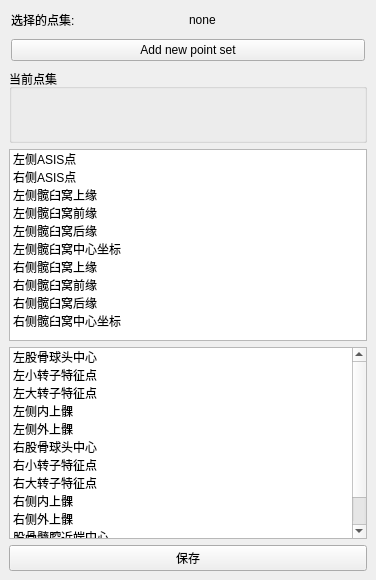
<?xml version="1.0" encoding="UTF-8"?>
<ui version="4.0">
 <class>QmitkPointSetInteractionControls</class>
 <widget class="QWidget" name="QmitkPointSetInteractionControls">
  <property name="geometry">
   <rect>
    <x>0</x>
    <y>0</y>
    <width>376</width>
    <height>580</height>
   </rect>
  </property>
  <property name="minimumSize">
   <size>
    <width>0</width>
    <height>0</height>
   </size>
  </property>
  <property name="windowTitle">
   <string>QmitkPointSetInteractionView</string>
  </property>
  <layout class="QVBoxLayout">
   <property name="spacing">
    <number>6</number>
   </property>
   <property name="leftMargin">
    <number>9</number>
   </property>
   <property name="topMargin">
    <number>9</number>
   </property>
   <property name="rightMargin">
    <number>9</number>
   </property>
   <property name="bottomMargin">
    <number>9</number>
   </property>
   <item>
    <layout class="QHBoxLayout">
     <property name="spacing">
      <number>2</number>
     </property>
     <property name="leftMargin">
      <number>2</number>
     </property>
     <property name="topMargin">
      <number>2</number>
     </property>
     <property name="rightMargin">
      <number>2</number>
     </property>
     <property name="bottomMargin">
      <number>2</number>
     </property>
     <item>
      <widget class="QLabel" name="label">
       <property name="text">
        <string>选择的点集:</string>
       </property>
      </widget>
     </item>
     <item>
      <widget class="QLabel" name="m_CurrentPointSetLabel">
       <property name="text">
        <string>none</string>
       </property>
      </widget>
     </item>
    </layout>
   </item>
   <item>
    <layout class="QVBoxLayout">
     <property name="spacing">
      <number>2</number>
     </property>
     <property name="leftMargin">
      <number>2</number>
     </property>
     <property name="topMargin">
      <number>2</number>
     </property>
     <property name="rightMargin">
      <number>2</number>
     </property>
     <property name="bottomMargin">
      <number>2</number>
     </property>
     <item>
      <widget class="QPushButton" name="m_PbAddPointSet">
       <property name="sizePolicy">
        <sizepolicy hsizetype="Minimum" vsizetype="Fixed">
         <horstretch>0</horstretch>
         <verstretch>0</verstretch>
        </sizepolicy>
       </property>
       <property name="text">
        <string>Add new point set</string>
       </property>
      </widget>
     </item>
    </layout>
   </item>
   <item>
    <widget class="QGroupBox" name="groupBox">
     <property name="sizePolicy">
      <sizepolicy hsizetype="Preferred" vsizetype="MinimumExpanding">
       <horstretch>0</horstretch>
       <verstretch>0</verstretch>
      </sizepolicy>
     </property>
     <property name="title">
      <string>当前点集</string>
     </property>
     <layout class="QVBoxLayout" name="verticalLayout">
      <property name="spacing">
       <number>2</number>
      </property>
      <property name="leftMargin">
       <number>2</number>
      </property>
      <property name="topMargin">
       <number>2</number>
      </property>
      <property name="rightMargin">
       <number>2</number>
      </property>
      <property name="bottomMargin">
       <number>2</number>
      </property>
      <item>
       <widget class="QmitkPointListWidget" name="m_PointListWidget" native="true">
        <property name="sizePolicy">
         <sizepolicy hsizetype="Expanding" vsizetype="Preferred">
          <horstretch>0</horstretch>
          <verstretch>0</verstretch>
         </sizepolicy>
        </property>
       </widget>
      </item>
     </layout>
    </widget>
   </item>
   <item>
    <widget class="QListWidget" name="pelvisMarkersList">
     <property name="sizePolicy">
      <sizepolicy hsizetype="Minimum" vsizetype="Preferred">
       <horstretch>0</horstretch>
       <verstretch>0</verstretch>
      </sizepolicy>
     </property>
     <item>
      <property name="text">
       <string>左侧ASIS点</string>
      </property>
     </item>
     <item>
      <property name="text">
       <string>右侧ASIS点</string>
      </property>
     </item>
     <item>
      <property name="text">
       <string>左侧髋臼窝上缘</string>
      </property>
     </item>
     <item>
      <property name="text">
       <string>左侧髋臼窝前缘</string>
      </property>
     </item>
     <item>
      <property name="text">
       <string>左侧髋臼窝后缘</string>
      </property>
     </item>
     <item>
      <property name="text">
       <string>左侧髋臼窝中心坐标</string>
      </property>
     </item>
     <item>
      <property name="text">
       <string>右侧髋臼窝上缘</string>
      </property>
     </item>
     <item>
      <property name="text">
       <string>右侧髋臼窝前缘</string>
      </property>
     </item>
     <item>
      <property name="text">
       <string>右侧髋臼窝后缘</string>
      </property>
     </item>
     <item>
      <property name="text">
       <string>右侧髋臼窝中心坐标</string>
      </property>
     </item>
    </widget>
   </item>
   <item>
    <widget class="QListWidget" name="femurMarkersList">
     <property name="sizePolicy">
      <sizepolicy hsizetype="Minimum" vsizetype="Preferred">
       <horstretch>0</horstretch>
       <verstretch>0</verstretch>
      </sizepolicy>
     </property>
     <item>
      <property name="text">
       <string>左股骨球头中心</string>
      </property>
     </item>
     <item>
      <property name="text">
       <string>左小转子特征点</string>
      </property>
     </item>
     <item>
      <property name="text">
       <string>左大转子特征点</string>
      </property>
     </item>
     <item>
      <property name="text">
       <string>左侧内上髁</string>
      </property>
     </item>
     <item>
      <property name="text">
       <string>左侧外上髁</string>
      </property>
     </item>
     <item>
      <property name="text">
       <string>右股骨球头中心</string>
      </property>
     </item>
     <item>
      <property name="text">
       <string>右小转子特征点</string>
      </property>
     </item>
     <item>
      <property name="text">
       <string>右大转子特征点</string>
      </property>
     </item>
     <item>
      <property name="text">
       <string>右侧内上髁</string>
      </property>
     </item>
     <item>
      <property name="text">
       <string>右侧外上髁</string>
      </property>
     </item>
     <item>
      <property name="text">
       <string>股骨髓腔近端中心</string>
      </property>
     </item>
     <item>
      <property name="text">
       <string>股骨髓腔远端中心</string>
      </property>
     </item>
    </widget>
   </item>
   <item>
    <widget class="QPushButton" name="saveBtn">
     <property name="text">
      <string>保存</string>
     </property>
    </widget>
   </item>
  </layout>
 </widget>
 <layoutdefault spacing="6" margin="11"/>
 <customwidgets>
  <customwidget>
   <class>QmitkPointListWidget</class>
   <extends>QWidget</extends>
   <header location="global">QmitkPointListWidget.h</header>
  </customwidget>
 </customwidgets>
 <includes>
  <include location="global">mitkDataNode.h</include>
  <include location="global">mitkPointSet.h</include>
 </includes>
 <resources/>
 <connections/>
</ui>
